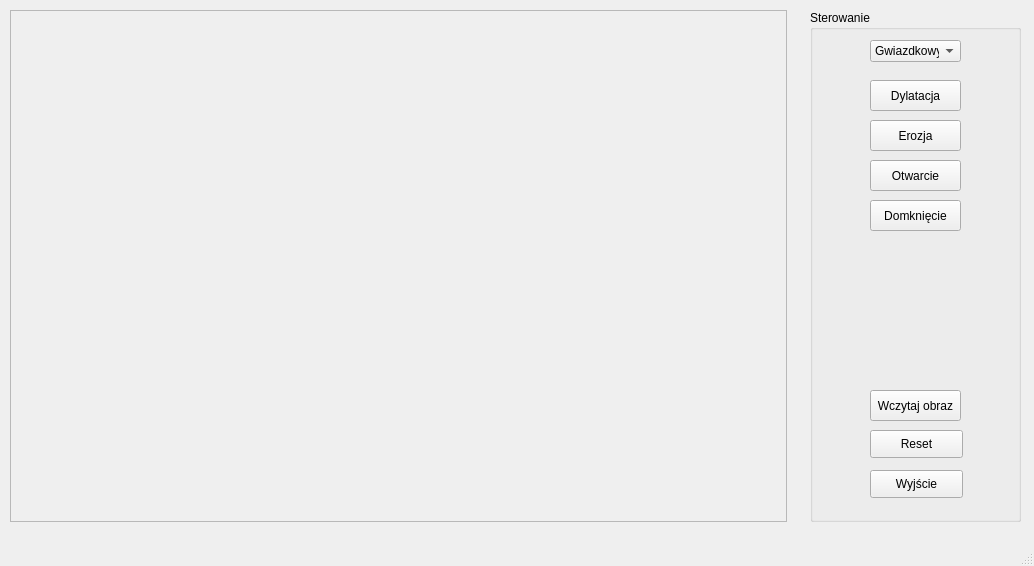
<?xml version="1.0" encoding="UTF-8"?>
<ui version="4.0">
 <class>MainWindow</class>
 <widget class="QMainWindow" name="MainWindow">
  <property name="geometry">
   <rect>
    <x>0</x>
    <y>0</y>
    <width>1034</width>
    <height>566</height>
   </rect>
  </property>
  <property name="windowTitle">
   <string>MainWindow</string>
  </property>
  <widget class="QWidget" name="centralwidget">
   <widget class="QGroupBox" name="groupBox">
    <property name="geometry">
     <rect>
      <x>810</x>
      <y>10</y>
      <width>211</width>
      <height>512</height>
     </rect>
    </property>
    <property name="title">
     <string>Sterowanie</string>
    </property>
    <widget class="QPushButton" name="cleanButton">
     <property name="geometry">
      <rect>
       <x>60</x>
       <y>420</y>
       <width>93</width>
       <height>28</height>
      </rect>
     </property>
     <property name="text">
      <string>Reset</string>
     </property>
    </widget>
    <widget class="QPushButton" name="exitButton">
     <property name="geometry">
      <rect>
       <x>60</x>
       <y>460</y>
       <width>93</width>
       <height>28</height>
      </rect>
     </property>
     <property name="text">
      <string>Wyjście</string>
     </property>
    </widget>
    <widget class="QComboBox" name="comboBox">
     <property name="geometry">
      <rect>
       <x>60</x>
       <y>30</y>
       <width>91</width>
       <height>22</height>
      </rect>
     </property>
     <item>
      <property name="text">
       <string>Gwiazdkowy</string>
      </property>
     </item>
     <item>
      <property name="text">
       <string>Kwadratowy</string>
      </property>
     </item>
    </widget>
    <widget class="QPushButton" name="pushButton">
     <property name="geometry">
      <rect>
       <x>60</x>
       <y>70</y>
       <width>91</width>
       <height>31</height>
      </rect>
     </property>
     <property name="text">
      <string>Dylatacja</string>
     </property>
    </widget>
    <widget class="QPushButton" name="pushButton_2">
     <property name="geometry">
      <rect>
       <x>60</x>
       <y>110</y>
       <width>91</width>
       <height>31</height>
      </rect>
     </property>
     <property name="text">
      <string>Erozja</string>
     </property>
    </widget>
    <widget class="QPushButton" name="pushButton_3">
     <property name="geometry">
      <rect>
       <x>60</x>
       <y>150</y>
       <width>91</width>
       <height>31</height>
      </rect>
     </property>
     <property name="text">
      <string>Otwarcie</string>
     </property>
    </widget>
    <widget class="QPushButton" name="pushButton_4">
     <property name="geometry">
      <rect>
       <x>60</x>
       <y>190</y>
       <width>91</width>
       <height>31</height>
      </rect>
     </property>
     <property name="text">
      <string>Domknięcie</string>
     </property>
    </widget>
    <widget class="QPushButton" name="pushButton_5">
     <property name="geometry">
      <rect>
       <x>60</x>
       <y>380</y>
       <width>91</width>
       <height>31</height>
      </rect>
     </property>
     <property name="text">
      <string>Wczytaj obraz</string>
     </property>
    </widget>
   </widget>
   <widget class="QFrame" name="frame">
    <property name="geometry">
     <rect>
      <x>10</x>
      <y>10</y>
      <width>777</width>
      <height>512</height>
     </rect>
    </property>
    <property name="frameShape">
     <enum>QFrame::StyledPanel</enum>
    </property>
    <property name="frameShadow">
     <enum>QFrame::Raised</enum>
    </property>
   </widget>
  </widget>
  <widget class="QMenuBar" name="menubar">
   <property name="geometry">
    <rect>
     <x>0</x>
     <y>0</y>
     <width>1034</width>
     <height>21</height>
    </rect>
   </property>
  </widget>
  <widget class="QStatusBar" name="statusbar"/>
 </widget>
 <resources/>
 <connections/>
</ui>
